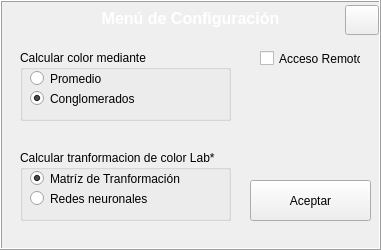
   <widget class="QFrame" name="Configuracion">
    <property name="enabled">
     <bool>true</bool>
    </property>
    <property name="geometry">
     <rect>
      <x>210</x>
      <y>120</y>
      <width>381</width>
      <height>250</height>
     </rect>
    </property>
    <property name="autoFillBackground">
     <bool>true</bool>
    </property>
    <property name="frameShape">
     <enum>QFrame::Box</enum>
    </property>
    <property name="frameShadow">
     <enum>QFrame::Raised</enum>
    </property>
    <widget class="QGroupBox" name="groupBox">
     <property name="geometry">
      <rect>
       <x>20</x>
       <y>50</y>
       <width>211</width>
       <height>71</height>
      </rect>
     </property>
     <property name="title">
      <string>Calcular color mediante</string>
     </property>
     <widget class="QRadioButton" name="promedio">
      <property name="geometry">
       <rect>
        <x>10</x>
        <y>20</y>
        <width>82</width>
        <height>17</height>
       </rect>
      </property>
      <property name="text">
       <string>Promedio</string>
      </property>
     </widget>
     <widget class="QRadioButton" name="conglomerados">
      <property name="geometry">
       <rect>
        <x>10</x>
        <y>40</y>
        <width>161</width>
        <height>17</height>
       </rect>
      </property>
      <property name="text">
       <string>Conglomerados</string>
      </property>
      <property name="checked">
       <bool>true</bool>
      </property>
     </widget>
    </widget>
    <widget class="QLabel" name="label_23">
     <property name="geometry">
      <rect>
       <x>0</x>
       <y>3</y>
       <width>381</width>
       <height>31</height>
      </rect>
     </property>
     <property name="palette">
      <palette>
       <active>
        <colorrole role="WindowText">
         <brush brushstyle="SolidPattern">
          <color alpha="255">
           <red>255</red>
           <green>255</green>
           <blue>255</blue>
          </color>
         </brush>
        </colorrole>
        <colorrole role="Text">
         <brush brushstyle="SolidPattern">
          <color alpha="255">
           <red>255</red>
           <green>255</green>
           <blue>255</blue>
          </color>
         </brush>
        </colorrole>
        <colorrole role="BrightText">
         <brush brushstyle="SolidPattern">
          <color alpha="255">
           <red>0</red>
           <green>0</green>
           <blue>0</blue>
          </color>
         </brush>
        </colorrole>
        <colorrole role="Base">
         <brush brushstyle="SolidPattern">
          <color alpha="255">
           <red>0</red>
           <green>0</green>
           <blue>0</blue>
          </color>
         </brush>
        </colorrole>
        <colorrole role="Window">
         <brush brushstyle="SolidPattern">
          <color alpha="255">
           <red>0</red>
           <green>0</green>
           <blue>0</blue>
          </color>
         </brush>
        </colorrole>
        <colorrole role="AlternateBase">
         <brush brushstyle="SolidPattern">
          <color alpha="255">
           <red>0</red>
           <green>0</green>
           <blue>0</blue>
          </color>
         </brush>
        </colorrole>
        <colorrole role="ToolTipBase">
         <brush brushstyle="SolidPattern">
          <color alpha="255">
           <red>0</red>
           <green>0</green>
           <blue>0</blue>
          </color>
         </brush>
        </colorrole>
       </active>
       <inactive>
        <colorrole role="WindowText">
         <brush brushstyle="SolidPattern">
          <color alpha="255">
           <red>255</red>
           <green>255</green>
           <blue>255</blue>
          </color>
         </brush>
        </colorrole>
        <colorrole role="Text">
         <brush brushstyle="SolidPattern">
          <color alpha="255">
           <red>255</red>
           <green>255</green>
           <blue>255</blue>
          </color>
         </brush>
        </colorrole>
        <colorrole role="BrightText">
         <brush brushstyle="SolidPattern">
          <color alpha="255">
           <red>0</red>
           <green>0</green>
           <blue>0</blue>
          </color>
         </brush>
        </colorrole>
        <colorrole role="Base">
         <brush brushstyle="SolidPattern">
          <color alpha="255">
           <red>0</red>
           <green>0</green>
           <blue>0</blue>
          </color>
         </brush>
        </colorrole>
        <colorrole role="Window">
         <brush brushstyle="SolidPattern">
          <color alpha="255">
           <red>0</red>
           <green>0</green>
           <blue>0</blue>
          </color>
         </brush>
        </colorrole>
        <colorrole role="AlternateBase">
         <brush brushstyle="SolidPattern">
          <color alpha="255">
           <red>0</red>
           <green>0</green>
           <blue>0</blue>
          </color>
         </brush>
        </colorrole>
        <colorrole role="ToolTipBase">
         <brush brushstyle="SolidPattern">
          <color alpha="255">
           <red>0</red>
           <green>0</green>
           <blue>0</blue>
          </color>
         </brush>
        </colorrole>
       </inactive>
       <disabled>
        <colorrole role="WindowText">
         <brush brushstyle="SolidPattern">
          <color alpha="255">
           <red>120</red>
           <green>120</green>
           <blue>120</blue>
          </color>
         </brush>
        </colorrole>
        <colorrole role="Text">
         <brush brushstyle="SolidPattern">
          <color alpha="255">
           <red>120</red>
           <green>120</green>
           <blue>120</blue>
          </color>
         </brush>
        </colorrole>
        <colorrole role="BrightText">
         <brush brushstyle="SolidPattern">
          <color alpha="255">
           <red>0</red>
           <green>0</green>
           <blue>0</blue>
          </color>
         </brush>
        </colorrole>
        <colorrole role="Base">
         <brush brushstyle="SolidPattern">
          <color alpha="255">
           <red>0</red>
           <green>0</green>
           <blue>0</blue>
          </color>
         </brush>
        </colorrole>
        <colorrole role="Window">
         <brush brushstyle="SolidPattern">
          <color alpha="255">
           <red>0</red>
           <green>0</green>
           <blue>0</blue>
          </color>
         </brush>
        </colorrole>
        <colorrole role="AlternateBase">
         <brush brushstyle="SolidPattern">
          <color alpha="255">
           <red>0</red>
           <green>0</green>
           <blue>0</blue>
          </color>
         </brush>
        </colorrole>
        <colorrole role="ToolTipBase">
         <brush brushstyle="SolidPattern">
          <color alpha="255">
           <red>0</red>
           <green>0</green>
           <blue>0</blue>
          </color>
         </brush>
        </colorrole>
       </disabled>
      </palette>
     </property>
     <property name="font">
      <font>
       <pointsize>12</pointsize>
       <weight>75</weight>
       <bold>true</bold>
      </font>
     </property>
     <property name="text">
      <string>Menú de Configuración</string>
     </property>
     <property name="alignment">
      <set>Qt::AlignCenter</set>
     </property>
    </widget>
    <widget class="QGroupBox" name="groupBox_2">
     <property name="geometry">
      <rect>
       <x>20</x>
       <y>150</y>
       <width>211</width>
       <height>71</height>
      </rect>
     </property>
     <property name="title">
      <string>Calcular tranformacion de color Lab*</string>
     </property>
     <widget class="QRadioButton" name="radioButton_3">
      <property name="geometry">
       <rect>
        <x>10</x>
        <y>20</y>
        <width>151</width>
        <height>17</height>
       </rect>
      </property>
      <property name="text">
       <string>Matríz de Tranformación</string>
      </property>
      <property name="checked">
       <bool>true</bool>
      </property>
     </widget>
     <widget class="QRadioButton" name="radioButton_4">
      <property name="geometry">
       <rect>
        <x>10</x>
        <y>40</y>
        <width>161</width>
        <height>17</height>
       </rect>
      </property>
      <property name="text">
       <string>Redes neuronales</string>
      </property>
     </widget>
    </widget>
    <widget class="QCheckBox" name="checkBox">
     <property name="geometry">
      <rect>
       <x>260</x>
       <y>50</y>
       <width>101</width>
       <height>17</height>
      </rect>
     </property>
     <property name="text">
      <string>Acceso Remoto</string>
     </property>
    </widget>
    <widget class="QPushButton" name="aceptar_config">
     <property name="geometry">
      <rect>
       <x>250</x>
       <y>180</y>
       <width>121</width>
       <height>41</height>
      </rect>
     </property>
     <property name="text">
      <string>Aceptar</string>
     </property>
    </widget>
    <widget class="QLabel" name="barra_titulo_3">
     <property name="geometry">
      <rect>
       <x>2</x>
       <y>2</y>
       <width>377</width>
       <height>35</height>
      </rect>
     </property>
     <property name="text">
      <string/>
     </property>
     <property name="pixmap">
      <pixmap resource="recursos/recursos.qrc">:/barraTitulo2/BarraTitulo2.png</pixmap>
     </property>
    </widget>
    <widget class="QPushButton" name="btn_cerrar_config">
     <property name="geometry">
      <rect>
       <x>345</x>
       <y>5</y>
       <width>34</width>
       <height>30</height>
      </rect>
     </property>
     <property name="text">
      <string/>
     </property>
     <property name="iconSize">
      <size>
       <width>41</width>
       <height>37</height>
      </size>
     </property>
    </widget>
    <zorder>barra_titulo_3</zorder>
    <zorder>groupBox</zorder>
    <zorder>label_23</zorder>
    <zorder>groupBox_2</zorder>
    <zorder>checkBox</zorder>
    <zorder>aceptar_config</zorder>
    <zorder>btn_cerrar_config</zorder>
   </widget>
